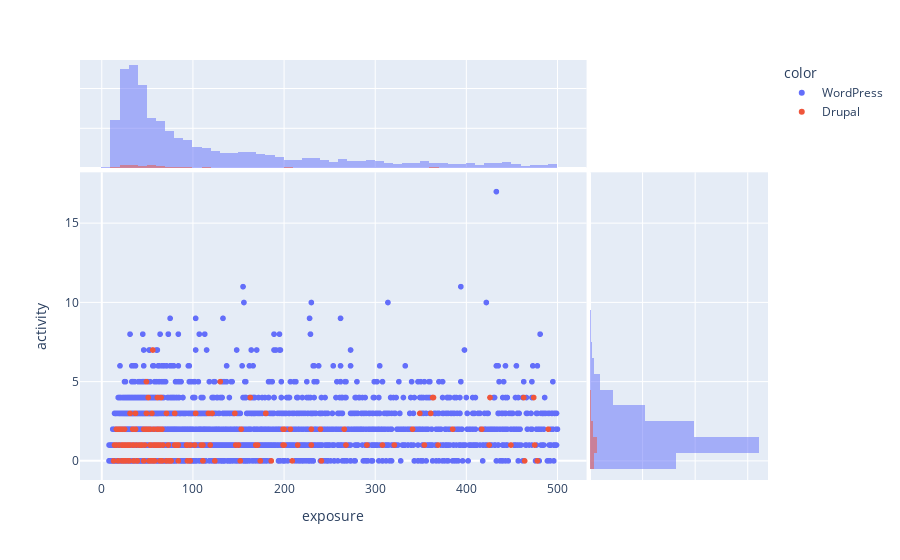

Source (notebook cell):
### Code cell
wordpress['color'] = 'WordPress'
drupal['color'] = 'Drupal'
df = pd.concat([wordpress,drupal])
fig = px.scatter(df, x="exposure", y="activity", color="color",marginal_x="histogram", marginal_y="histogram")
fig.show()
fig.write_image('img/scatter(ex-act).png')

### Figure 1 — Plotly figure (JSON) as saved in the notebook; plotly's stock layout.template omitted (floating-point values rounded to 4 significant figures; data arrays with more than 128 entries replaced by an {"elided": "..."} marker saying what was removed)
{"data": [{"hovertemplate": "color=WordPress<br>exposure=%{x}<br>activity=%{y}<extra></extra>", "legendgroup": "WordPress", "marker": {"color": "#636efa", "symbol": "circle"}, "mode": "markers", "name": "WordPress", "showlegend": true, "x": {"elided": "4336 int values"}, "xaxis": "x", "y": {"elided": "4336 int values"}, "yaxis": "y", "type": "scattergl"}, {"alignmentgroup": "True", "bingroup": "x", "hovertemplate": "color=WordPress<br>exposure=%{x}<br>count=%{y}<extra></extra>", "legendgroup": "WordPress", "marker": {"color": "#636efa"}, "name": "WordPress", "offsetgroup": "WordPress", "opacity": 0.5, "showlegend": false, "x": {"elided": "4336 int values"}, "xaxis": "x3", "yaxis": "y3", "type": "histogram"}, {"alignmentgroup": "True", "bingroup": "y", "hovertemplate": "color=WordPress<br>activity=%{y}<br>count=%{x}<extra></extra>", "legendgroup": "WordPress", "marker": {"color": "#636efa"}, "name": "WordPress", "offsetgroup": "WordPress", "opacity": 0.5, "showlegend": false, "xaxis": "x2", "y": {"elided": "4336 int values"}, "yaxis": "y2", "type": "histogram"}, {"hovertemplate": "color=Drupal<br>exposure=%{x}<br>activity=%{y}<extra></extra>", "legendgroup": "Drupal", "marker": {"color": "#EF553B", "symbol": "circle"}, "mode": "markers", "name": "Drupal", "showlegend": true, "x": {"elided": "155 int values"}, "xaxis": "x", "y": {"elided": "155 int values"}, "yaxis": "y", "type": "scattergl"}, {"alignmentgroup": "True", "bingroup": "x", "hovertemplate": "color=Drupal<br>exposure=%{x}<br>count=%{y}<extra></extra>", "legendgroup": "Drupal", "marker": {"color": "#EF553B"}, "name": "Drupal", "offsetgroup": "Drupal", "opacity": 0.5, "showlegend": false, "x": {"elided": "155 int values"}, "xaxis": "x3", "yaxis": "y3", "type": "histogram"}, {"alignmentgroup": "True", "bingroup": "y", "hovertemplate": "color=Drupal<br>activity=%{y}<br>count=%{x}<extra></extra>", "legendgroup": "Drupal", "marker": {"color": "#EF553B"}, "name": "Drupal", "offsetgroup": "Drupal", "opacity": 0.5, "showlegend": false, "xaxis": "x2", "y": {"elided": "155 int values"}, "yaxis": "y2", "type": "histogram"}], "layout": {"xaxis": {"anchor": "y", "domain": [0.0, 0.7363], "title": {"text": "exposure"}}, "yaxis": {"anchor": "x", "domain": [0.0, 0.7326], "title": {"text": "activity"}}, "xaxis2": {"anchor": "y2", "domain": [0.7413, 1.0], "matches": "x2", "showticklabels": false, "showline": false, "ticks": "", "showgrid": true}, "yaxis2": {"anchor": "x2", "domain": [0.0, 0.7326], "matches": "y", "showticklabels": false, "showgrid": true}, "xaxis3": {"anchor": "y3", "domain": [0.0, 0.7363], "matches": "x", "showticklabels": false, "showgrid": true}, "yaxis3": {"anchor": "x3", "domain": [0.7426, 1.0], "matches": "y3", "showticklabels": false, "showline": false, "ticks": "", "showgrid": true}, "xaxis4": {"anchor": "y4", "domain": [0.7413, 1.0], "matches": "x2", "showticklabels": false, "showgrid": true, "showline": false, "ticks": ""}, "yaxis4": {"anchor": "x4", "domain": [0.7426, 1.0], "matches": "y3", "showticklabels": false, "showline": false, "ticks": "", "showgrid": true}, "legend": {"title": {"text": "color"}, "tracegroupgap": 0}, "margin": {"t": 60}, "barmode": "overlay"}}
